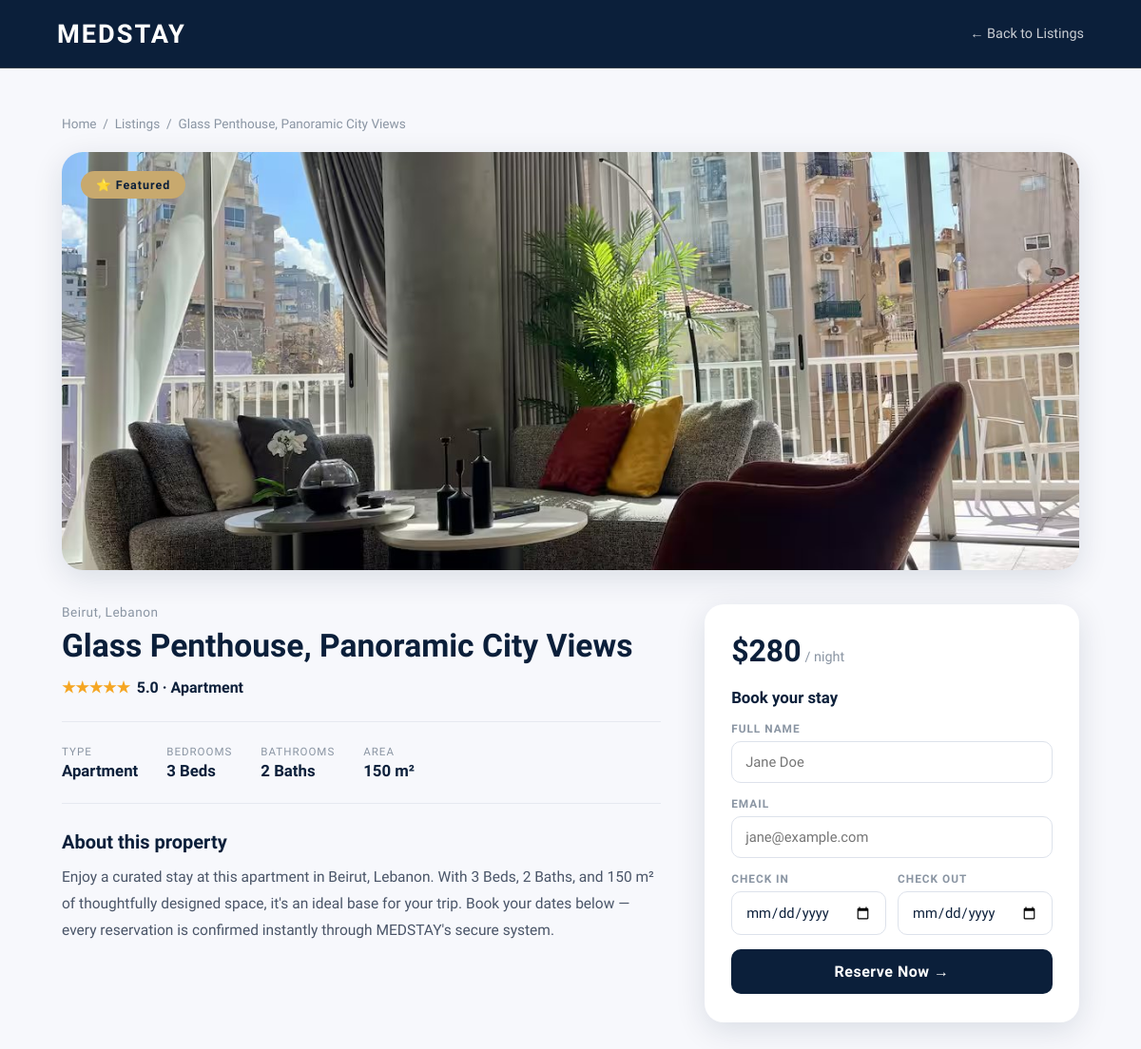
The page /property.php?id=2 on the database its author committed.
### tables this page shows
CREATE TABLE `properties` (
  `id` int(11) NOT NULL AUTO_INCREMENT,
  `title` varchar(255) NOT NULL,
  `location` varchar(100) NOT NULL,
  `type` varchar(50) NOT NULL,
  `beds` int(11) NOT NULL,
  `baths` int(11) NOT NULL,
  `sqm` int(11) NOT NULL,
  `price` int(11) NOT NULL,
  `rating` decimal(2,1) NOT NULL,
  `badge` varchar(50) DEFAULT NULL,
  `image` varchar(255) DEFAULT NULL,
  PRIMARY KEY (`id`)
);

### property.php (the view, shortened to what this page needs)
<?php
include 'db.php';
$id = isset($_GET['id']) ? (int) $_GET['id'] : 0;
$stmt = $conn->prepare("SELECT * FROM properties WHERE id = ?");
$stmt->bind_param('i', $id);
$stmt->execute();
$property = $stmt->get_result()->fetch_assoc();
$badgeMap = [
    'featured' => '⭐ Featured',
    'new'      => 'New',
    'popular'  => 'Popular',
    'unique'   => 'Unique Stay',
];
$badgeText = $badgeMap[$property['badge']] ?? ucfirst($property['badge']);
$full      = (int) round($property['rating']);
$stars     = str_repeat('★', $full) . str_repeat('☆', 5 - $full);
$beds      = $property['beds']  . ' Bed'  . ($property['beds']  == 1 ? '' : 's');
$baths     = $property['baths'] . ' Bath' . ($property['baths'] == 1 ? '' : 's');
$today     = date('Y-m-d');
?>
<!DOCTYPE html>
<html lang="en">
<head>
</head>
<body>
<nav>
  <a class="nav-logo" href="index.php">MED<span>STAY</span></a>
  <a class="back-link" href="index.php#listings">← Back to Listings</a>
</nav>
<div class="wrap">
  <div class="crumb"><a href="index.php">Home</a> &nbsp;/&nbsp; <a href="index.php#listings">Listings</a> &nbsp;/&nbsp; <?= htmlspecialchars($property['title']) ?></div>
  <div class="detail-hero">
    <img src="images/<?= htmlspecialchars($property['image']) ?>" alt="<?= htmlspecialchars($property['title']) ?>"/>
    <div class="detail-badge"><?= $badgeText ?></div>
  </div>
  <div class="detail-grid">
    <div class="detail-main">
      <div class="detail-loc"><?= htmlspecialchars($property['location']) ?></div>
      <h1 class="detail-title"><?= htmlspecialchars($property['title']) ?></h1>
      <div class="detail-rating"><span class="stars"><?= $stars ?></span> <?= number_format($property['rating'], 1) ?> · <?= htmlspecialchars($property['type']) ?></div>
      <div class="detail-facts">
        <div class="fact"><span class="fact-label">Type</span><span class="fact-value"><?= htmlspecialchars($property['type']) ?></span></div>
        <div class="fact"><span class="fact-label">Bedrooms</span><span class="fact-value"><?= $beds ?></span></div>
        <div class="fact"><span class="fact-label">Bathrooms</span><span class="fact-value"><?= $baths ?></span></div>
        <div class="fact"><span class="fact-label">Area</span><span class="fact-value"><?= (int) $property['sqm'] ?> m²</span></div>
      </div>
      <div class="detail-desc">
        <h3>About this property</h3>
        <p>Enjoy a curated stay at this <?= strtolower(htmlspecialchars($property['type'])) ?> in <?= htmlspecialchars($property['location']) ?>.
        With <?= $beds ?>, <?= $baths ?>, and <?= (int) $property['sqm'] ?> m² of thoughtfully designed space, it's an ideal
        base for your trip. Book your dates below — every reservation is confirmed instantly through MEDSTAY's secure system.</p>
      </div>
    </div>
    <aside class="booking-card">
      <div class="booking-price"><strong>$<?= (int) $property['price'] ?></strong> <span>/ night</span></div>
      <h3>Book your stay</h3>
      <form action="book.php" method="POST">
        <div class="form-group">
          <label>Full Name</label>
          <input type="text" name="guest_name" placeholder="Jane Doe" required/>
        </div>
        <div class="form-group">
          <label>Email</label>
          <input type="email" name="guest_email" placeholder="jane@example.com" required/>
        </div>
        <div class="date-row">
          <div class="form-group">
            <label>Check In</label>
            <input type="date" name="check_in" min="<?= $today ?>" required/>
          </div>
          <div class="form-group">
            <label>Check Out</label>
            <input type="date" name="check_out" min="<?= $today ?>" required/>
          </div>
        </div>
        <button type="submit" class="book-btn">Reserve Now →</button>
      </form>
    </aside>
  </div>
</div>
</body>
</html>

### property.php (style rules this page uses)
:root { --navy:#0B1F3A; --navy-light:#1E3F6F; --gold:#C8A96E; --gold-light:#E2C997; --white:#FFFFFF; --off-white:#F7F8FC; --gray:#8A95A3; --card-shadow:0 8px 32px rgba(11,31,58,0.12); }
* { margin:0; padding:0; box-sizing:border-box; }
body { font-family:'Tajawal',sans-serif; background:var(--off-white); color:var(--navy); }
a { color:inherit; }
nav { display:flex; align-items:center; justify-content:space-between; padding:0 60px; height:72px; background:var(--navy); border-bottom:1px solid rgba(200,169,110,0.2); }
.nav-logo { font-family:'Reem Kufi',sans-serif; font-size:1.7rem; font-weight:700; color:var(--white); letter-spacing:2px; text-decoration:none; }
.nav-logo span { color:var(--white); }
.back-link { color:rgba(255,255,255,0.78); text-decoration:none; font-size:0.9rem; font-weight:500; transition:color 0.2s; }
.wrap { max-width:1150px; margin:0 auto; padding:50px 40px 80px; }
.crumb { font-size:0.85rem; color:var(--gray); margin-bottom:22px; }
.crumb a { color:var(--gray); text-decoration:none; }
.detail-hero { position:relative; border-radius:22px; overflow:hidden; box-shadow:var(--card-shadow); margin-bottom:36px; }
.detail-hero img { width:100%; height:440px; object-fit:cover; display:block; }
.detail-badge { position:absolute; top:20px; left:20px; background:var(--gold); color:var(--navy); font-size:0.78rem; font-weight:600; letter-spacing:1px; padding:7px 16px; border-radius:20px; }
.detail-grid { display:grid; grid-template-columns:1.6fr 1fr; gap:46px; align-items:start; }
.detail-loc { font-size:0.85rem; color:var(--gray); font-weight:500; letter-spacing:0.5px; margin-bottom:8px; }
.detail-title { font-family:'Reem Kufi',sans-serif; font-size:2.1rem; font-weight:700; line-height:1.2; margin-bottom:14px; }
.detail-rating { display:inline-flex; align-items:center; gap:7px; font-weight:600; margin-bottom:26px; }
.detail-rating .stars { color:#F5A623; }
.detail-facts { display:flex; gap:30px; flex-wrap:wrap; padding:24px 0; border-top:1px solid #e6e9f0; border-bottom:1px solid #e6e9f0; margin-bottom:28px; }
.fact { display:flex; flex-direction:column; gap:3px; }
.fact .fact-label { font-size:0.72rem; text-transform:uppercase; letter-spacing:1px; color:var(--gray); }
.fact .fact-value { font-size:1.05rem; font-weight:600; }
.detail-desc h3 { font-family:'Reem Kufi',sans-serif; font-size:1.25rem; margin-bottom:12px; }
.detail-desc p { color:#4a5568; line-height:1.8; font-size:0.97rem; }
.booking-card { background:var(--white); border-radius:20px; box-shadow:var(--card-shadow); padding:30px 28px; position:sticky; top:30px; }
.booking-price { font-family:'Reem Kufi',sans-serif; margin-bottom:4px; }
.booking-price strong { font-size:2rem; color:var(--navy); }
.booking-price span { color:var(--gray); font-size:0.9rem; font-weight:500; }
.booking-card h3 { font-size:1.05rem; margin:20px 0 16px; }
.form-group { display:flex; flex-direction:column; gap:6px; margin-bottom:15px; }
.form-group label { font-size:0.74rem; font-weight:700; letter-spacing:1px; text-transform:uppercase; color:var(--gray); }
.form-group input { padding:12px 14px; border:1.5px solid #dde2eb; border-radius:10px; font-family:'Tajawal',sans-serif; font-size:0.92rem; color:var(--navy); outline:none; transition:border-color 0.2s; }
.date-row { display:grid; grid-template-columns:1fr 1fr; gap:12px; }
.book-btn { width:100%; background:var(--navy); color:var(--white); border:none; padding:14px; border-radius:10px; font-family:'Tajawal',sans-serif; font-size:1rem; font-weight:600; cursor:pointer; letter-spacing:0.5px; transition:background 0.2s,transform 0.15s; }

### rows shown on the page
properties: title "Glass Penthouse, Panoramic City Views", image (picture), badge "⭐ Featured", location "Beirut, Lebanon", rating "★★★★★", rating "5.0", type "Apartment", beds "3 Beds", baths "2 Baths", sqm "150", type "apartment", price "280"
